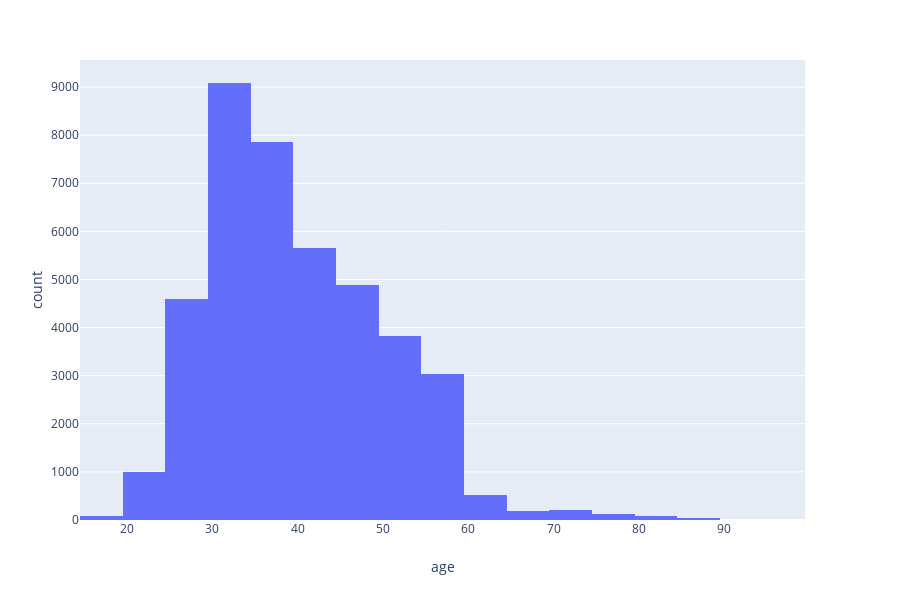

The notebook cell saved with this chart:
### Code cell
fig = px.histogram(bank[['age']], x='age', nbins = 20)
fig.show()

### Figure 1 — Plotly figure (JSON) as saved in the notebook; plotly's stock layout.template omitted (floating-point values rounded to 4 significant figures; data arrays with more than 128 entries replaced by an {"elided": "..."} marker saying what was removed)
{"data": [{"alignmentgroup": "True", "bingroup": "x", "hoverlabel": {"namelength": 0}, "hovertemplate": "age=%{x}<br>count=%{y}", "legendgroup": "", "marker": {"color": "#636efa"}, "name": "", "nbinsx": 20, "offsetgroup": "", "orientation": "v", "showlegend": false, "type": "histogram", "x": {"elided": "41188 int values"}, "xaxis": "x", "yaxis": "y"}], "layout": {"barmode": "relative", "height": 600, "legend": {"tracegroupgap": 0}, "margin": {"t": 60}, "xaxis": {"anchor": "y", "domain": [0, 0.98], "title": {"text": "age"}}, "yaxis": {"anchor": "x", "domain": [0, 1], "title": {"text": "count"}}}}
